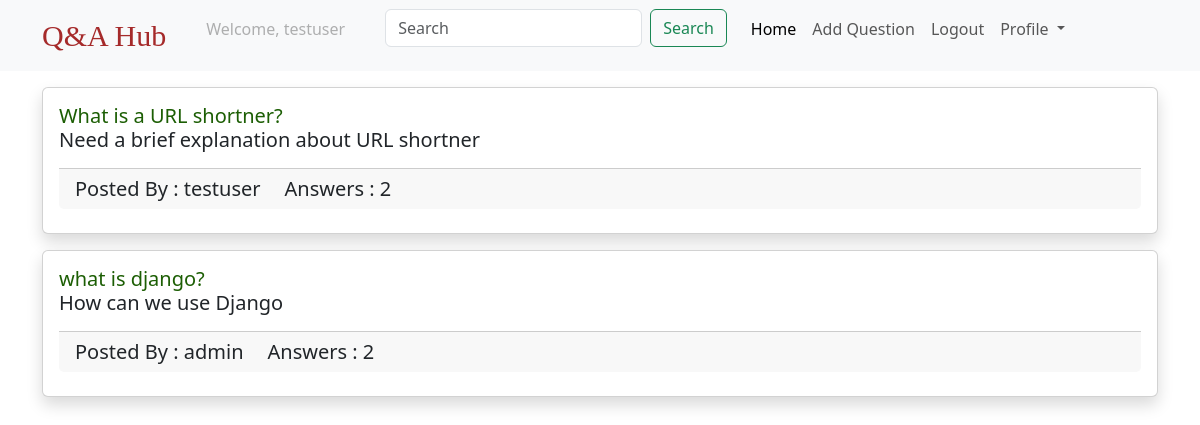
/question/ (signed in), run on the app's committed database.
### users/models.py (models this page shows)
class CustomUser(AbstractUser):
    pass

### questions/models.py (models this page shows, shortened)
class Question(models.Model):
    created_at = models.DateTimeField(auto_now_add=True)
    title = models.CharField(max_length=250)
    body = models.TextField()
    slug = models.SlugField(max_length=250, unique=True)
    author = models.ForeignKey(
        settings.AUTH_USER_MODEL, on_delete=models.CASCADE, related_name="questions"
    )

### questions/views.py (the view)
# urls.py: path("question/", question_list, name="qlist"),
@login_required
def question_list(request):
    if "searchbar" in request.GET:
        search_text = request.GET["searchbar"]
        question_list = Question.objects.filter(title__icontains=search_text).order_by(
            "-created_at"
        )
    else:
        question_list = Question.objects.all().order_by("-created_at")
    return render(request, "QList.html", {"question_list": question_list})

### template/QList.html (shortened to what this page needs)
{%extends 'base.html'%}
{%block body%}
    <div class="container">
        {% for question in question_list %}
            <div class="card mt-3 shadow">
                <div class="card-body">
                    <h5 class="card-title">
                        <a class="link-style" href="{% url 'qdetails' question.slug %}"> {{question.title}} </a>
                        <p class="card-text"> {{question.body}}</p>
                        <div class="card-footer">
                            <div class="row">
                                <div class="col col-md-auto">
                                    Posted By : {{question.author.username}}
                                </div>
                                <div class="col col-md-auto">
                                    Answers : {{question.answers.count}}
                                </div>
                            </div>
                        </div>
                    </h5>
                </div>
            </div>
        {%endfor%}
    </div>
{% endblock %}

### template/navbar.html (shortened to what this page needs)
<nav class="navbar navbar-expand-lg bg-body-tertiary">
    <div class="container">
      <a class="navbar-brand text-style" href="{% url 'qlist' %}">Q&A Hub</a>
      <div class="collapse navbar-collapse" id="navbarSupportedContent">
        <ul class="navbar-nav me-auto mb-2 mb-lg-0">
          {% if request.user.is_authenticated %}
            <li class="nav-item mx-3">
                <a class="nav-link disabled">Welcome, {{request.user.username}}</a>
              </li>
              <form class="d-flex mx-3" role="search">
                <input class="form-control me-2" type="search" placeholder="Search" aria-label="Search" name="searchbar">
                <button class="btn btn-outline-success" type="submit">Search</button>
              </form>
          <li class="nav-item">
            <a class="nav-link active" aria-current="page" href="{% url 'qlist' %}">Home</a>
          </li>
          <li class="nav-item">
            <a class="nav-link" href="{% url 'create_question' %}">Add Question</a>
          </li>
          <li class="nav-item">
            <a class="nav-link" href="{% url 'logout'%}">Logout</a>
          </li>
          <li class="nav-item dropdown">
            <a class="nav-link dropdown-toggle" href="#" role="button" data-bs-toggle="dropdown" aria-expanded="false">
              Profile
            </a>
          </li>
         {% endif %}
        </ul>
      </div>
    </div>
  </nav>

### template/QList.html (style rules this page uses)
.link-style { text-decoration: none; color: rgb(28,94,4); }

### template/navbar.html (style rules this page uses)
.text-style { font-size: 30px !important; font-family: fantasy !important; color: brown !important; }

### data on the page
CustomUser: user.username "testuser"
Question: title "What is a URL shortner?", body "Need a brief explanation about URL shortner", author.username "testuser", answers.count "2"
Question: title "what is django?", body "How can we use Django", author.username "admin", answers.count "2"
